Frame 1 (no input): blank canvas, image omitted
Frame 60 (no input): blank canvas, image omitted
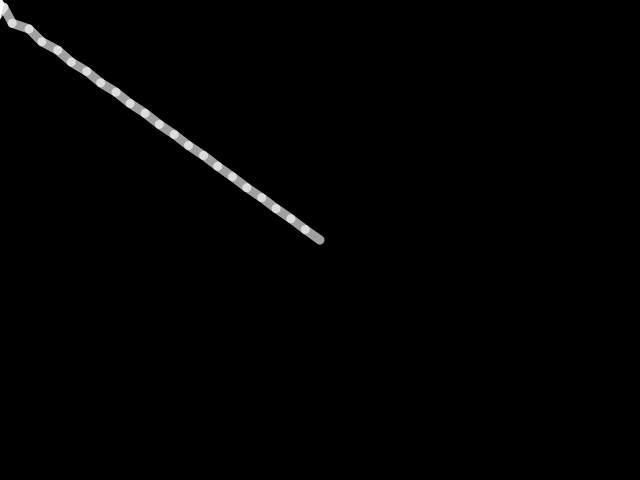
Frame 120 (the mouse pressed at the canvas centre since frame 60)

The p5.js sketch whose frames 1 and 60 were blank and that drew this single picture after the mouse press (run headless with seeded random() and noise() and a simulated clock; from frame 60 on, the mouse is pressed at the canvas centre):

// p5.js sketch
// ── sketch.js
var x = [],
  y = [],
  segNum = 40,
  segLength = 18;

for (var i = 0; i < segNum; i++) {
  x[i] = 0;
  y[i] = 0;
}

function setup() {
	createCanvas(640, 480);

	strokeWeight(9);
  stroke(255, 100);
}

function draw() {
	rect(100, 50, 200, 120);

	background(0);
  dragSegment(0, mouseX, mouseY);
  for( var i=0; i<x.length-1; i++) {
    dragSegment(i+1, x[i], y[i]);
	}
}

function dragSegment(i, xin, yin) {
  var dx = xin - x[i];
  var dy = yin - y[i];
  var angle = atan2(dy, dx);
  x[i] = xin - cos(angle) * segLength;
  y[i] = yin - sin(angle) * segLength;
  segment(x[i], y[i], angle);
  segment(x[i], y[i], angle);
}

function segment(x, y, a) {
  push();
  translate(x, y);
  rotate(a);
  line(0, 0, segLength, 0);
  pop();
}
